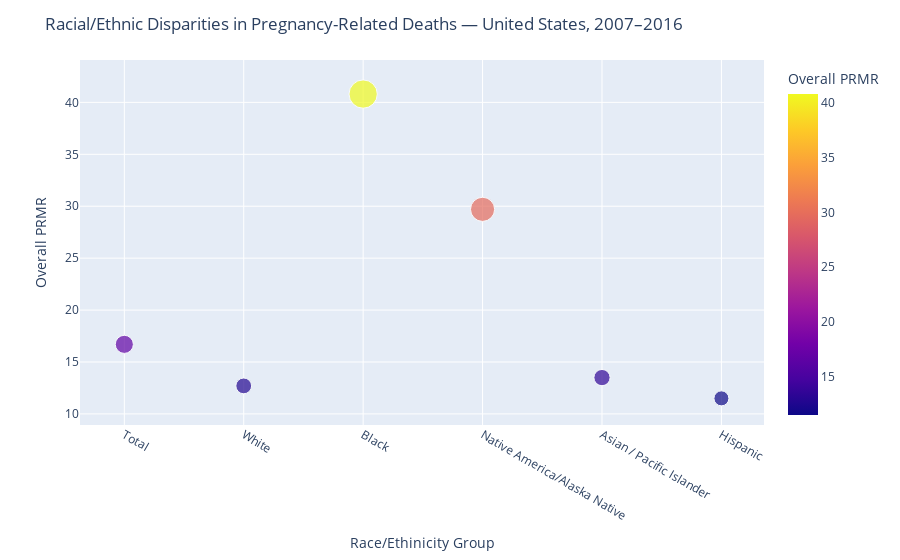

Notebook cell for this chart:
### Code cell
import plotly.express as px #plotly express
fig1=px.scatter(prmr, x='Race/Ethinicity Group', y='Overall PRMR', color='Overall PRMR', size='Overall PRMR')
fig1.update_layout(title='Racial/Ethnic Disparities in Pregnancy-Related Deaths — United States, 2007–2016')
fig1.show()

### Figure 1 — Plotly figure (JSON) as saved in the notebook; plotly's stock layout.template omitted (floating-point values rounded to 4 significant figures)
{"data": [{"hovertemplate": "Race/Ethinicity Group=%{x}<br>Overall PRMR=%{marker.color}<extra></extra>", "legendgroup": "", "marker": {"color": [16.7, 12.7, 40.8, 29.7, 13.5, 11.5], "coloraxis": "coloraxis", "size": [16.7, 12.7, 40.8, 29.7, 13.5, 11.5], "sizemode": "area", "sizeref": 0.102, "symbol": "circle"}, "mode": "markers", "name": "", "orientation": "v", "showlegend": false, "type": "scatter", "x": ["Total", "White", "Black", "Native America/Alaska Native", "Asian / Pacific Islander", "Hispanic"], "xaxis": "x", "y": [16.7, 12.7, 40.8, 29.7, 13.5, 11.5], "yaxis": "y"}], "layout": {"coloraxis": {"colorbar": {"title": {"text": "Overall PRMR"}}, "colorscale": [[0, "#0d0887"], [0.1111, "#46039f"], [0.2222, "#7201a8"], [0.3333, "#9c179e"], [0.4444, "#bd3786"], [0.5556, "#d8576b"], [0.6667, "#ed7953"], [0.7778, "#fb9f3a"], [0.8889, "#fdca26"], [1, "#f0f921"]]}, "legend": {"itemsizing": "constant", "tracegroupgap": 0}, "margin": {"t": 60}, "title": {"text": "Racial/Ethnic Disparities in Pregnancy-Related Deaths — United States, 2007–2016"}, "xaxis": {"anchor": "y", "domain": [0, 1], "title": {"text": "Race/Ethinicity Group"}}, "yaxis": {"anchor": "x", "domain": [0, 1], "title": {"text": "Overall PRMR"}}}}
